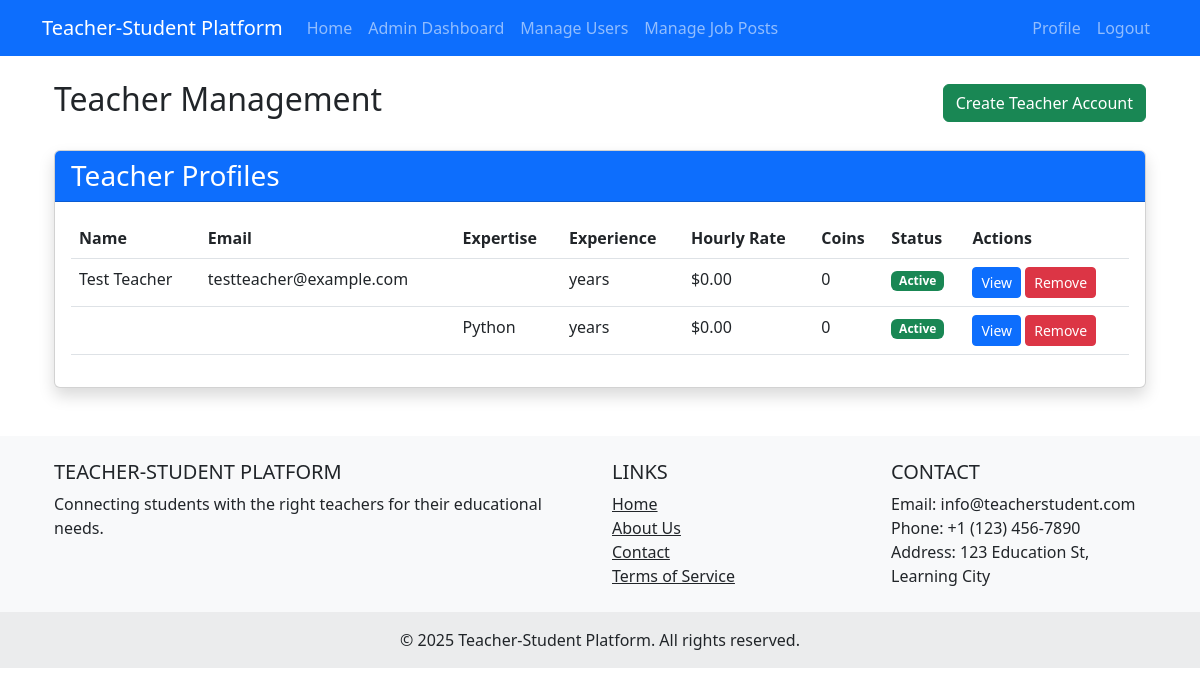
Screenshot of /admin-panel/teachers/ (signed in) with the database file from the repository.
### teacher/models.py (models this page shows, shortened)
class TeacherProfile(models.Model):
    user = models.OneToOneField(settings.AUTH_USER_MODEL, on_delete=models.CASCADE, related_name='teacher_profile')
    bio = models.TextField(blank=True, null=True)
    expertise = models.CharField(max_length=255)
    experience_years = models.PositiveIntegerField(default=0)
    hourly_rate = models.DecimalField(max_digits=10, decimal_places=2, default=0)
    education = models.TextField(blank=True, null=True)
    coins = models.PositiveIntegerField(default=0)
    similarity_score = models.FloatField(default=0)  # Used for job matching

### accounts/models.py (models this page shows, shortened)
class User(AbstractUser):
    USER_TYPE_CHOICES = (
        ('admin', 'Admin'),
        ('teacher', 'Teacher'),
        ('student', 'Student/Guardian'),
    )
    user_type = models.CharField(max_length=10, choices=USER_TYPE_CHOICES, default='student')
    phone_number = models.CharField(max_length=15, blank=True, null=True)
    address = models.TextField(blank=True, null=True)
    profile_picture = models.ImageField(upload_to='profile_pictures/', blank=True, null=True)
    is_blocked = models.BooleanField(default=False)
    @property
    def is_admin(self):
        return self.user_type == 'admin'
    @property
    def is_teacher(self):
        return self.user_type == 'teacher'
    @property
    def is_student(self):
        return self.user_type == 'student'

### admin_panel/views.py (the view)
# urls.py: path('teachers/', views.teacher_list, name='teacher_list'),
@login_required
@admin_required
def teacher_list(request):
    teachers = TeacherProfile.objects.all().order_by('-user__date_joined')
    context = {
        'teachers': teachers,
    }
    return render(request, 'admin_panel/teacher_list.html', context)

### templates/admin_panel/teacher_list.html (shortened to what this page needs)
{% extends 'base.html' %}
{% block content %}
<div class="container mt-4">
    <div class="row mb-4">
        <div class="col-md-12">
            <div class="d-flex justify-content-between align-items-center">
                <h2>Teacher Management</h2>
                <a href="{% url 'admin_panel:create_teacher' %}" class="btn btn-success">
                     Create Teacher Account
                </a>
            </div>
        </div>
    </div>
    <div class="row">
        <div class="col-md-12">
            <div class="card shadow">
                <div class="card-header bg-primary text-white">
                    <h3 class="mb-0">Teacher Profiles</h3>
                </div>
                <div class="card-body">
                    <div class="table-responsive">
                        <table class="table table-hover">
                            <thead>
                                <tr>
                                    <th>Name</th>
                                    <th>Email</th>
                                    <th>Expertise</th>
                                    <th>Experience</th>
                                    <th>Hourly Rate</th>
                                    <th>Coins</th>
                                    <th>Status</th>
                                    <th>Actions</th>
                                </tr>
                            </thead>
                            <tbody>
                                {% for teacher in teachers %}
                                    <tr>
                                        <td>{{ teacher.user.get_full_name }}</td>
                                        <td>{{ teacher.user.email }}</td>
                                        <td>{{ teacher.expertise|truncatechars:30 }}</td>
                                        <td>{{ teacher.years_of_experience }} years</td>
                                        <td>${{ teacher.hourly_rate }}</td>
                                        <td>{{ teacher.coins }}</td>
                                        <td>
                                            {% if teacher.user.is_active %}
                                                {% if teacher.user.is_blocked %}
                                                    <span class="badge bg-danger">Blocked</span>
                                                {% else %}
                                                    <span class="badge bg-success">Active</span>
                                                {% endif %}
                                            {% else %}
                                                <span class="badge bg-secondary">Inactive</span>
                                            {% endif %}
                                        </td>
                                        <td>
                                            <a href="#" class="btn btn-sm btn-primary" data-bs-toggle="modal" data-bs-target="#teacherModal{{ teacher.pk }}">View</a>
                                            <a href="{% url 'admin_panel:remove_teacher' teacher.pk %}" class="btn btn-sm btn-danger">Remove</a>
                                        </td>
                                    </tr>
                                {% endfor %}
                            </tbody>
                        </table>
                    </div>
                </div>
            </div>
        </div>
    </div>
</div>
{% endblock %}

### rows the page displays
TeacherProfile: user.get_full_name "Test Teacher", user.email "testteacher@example.com", hourly_rate "0.00", coins "0", shows "Active"
TeacherProfile: expertise "Python", hourly_rate "0.00", coins "0", shows "Active"
